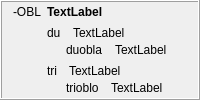
            <widget class="QFrame" name="frame_30">
             <property name="frameShape">
              <enum>QFrame::Box</enum>
             </property>
             <property name="frameShadow">
              <enum>QFrame::Raised</enum>
             </property>
             <layout class="QHBoxLayout" name="horizontalLayout_52">
              <property name="topMargin">
               <number>3</number>
              </property>
              <property name="bottomMargin">
               <number>3</number>
              </property>
              <item>
               <widget class="QLabel" name="label_305">
                <property name="sizePolicy">
                 <sizepolicy hsizetype="Maximum" vsizetype="Preferred">
                  <horstretch>0</horstretch>
                  <verstretch>0</verstretch>
                 </sizepolicy>
                </property>
                <property name="text">
                 <string>-OBL</string>
                </property>
                <property name="alignment">
                 <set>Qt::AlignHCenter|Qt::AlignTop</set>
                </property>
                <property name="tipo" stdset="0">
                 <string>afikso</string>
                </property>
               </widget>
              </item>
              <item>
               <layout class="QVBoxLayout" name="verticalLayout_388">
                <item>
                 <widget class="QLabel" name="Lec09_Label696">
                  <property name="sizePolicy">
                   <sizepolicy hsizetype="Preferred" vsizetype="Maximum">
                    <horstretch>0</horstretch>
                    <verstretch>0</verstretch>
                   </sizepolicy>
                  </property>
                  <property name="styleSheet">
                   <string notr="true">font-weight: bold;</string>
                  </property>
                  <property name="text">
                   <string>TextLabel</string>
                  </property>
                  <property name="wordWrap">
                   <bool>true</bool>
                  </property>
                 </widget>
                </item>
                <item>
                 <layout class="QVBoxLayout" name="verticalLayout_14">
                  <item>
                   <layout class="QVBoxLayout" name="verticalLayout_389">
                    <property name="spacing">
                     <number>3</number>
                    </property>
                    <item>
                     <layout class="QHBoxLayout" name="horizontalLayout_628">
                      <property name="spacing">
                       <number>12</number>
                      </property>
                      <item>
                       <widget class="neklakebla_nova" name="Lec09_Button659">
                        <property name="text">
                         <string>du</string>
                        </property>
                        <property name="wordWrap">
                         <bool>true</bool>
                        </property>
                       </widget>
                      </item>
                      <item>
                       <widget class="QLabel" name="Lec09_Label697">
                        <property name="sizePolicy">
                         <sizepolicy hsizetype="Expanding" vsizetype="Preferred">
                          <horstretch>0</horstretch>
                          <verstretch>0</verstretch>
                         </sizepolicy>
                        </property>
                        <property name="text">
                         <string>TextLabel</string>
                        </property>
                        <property name="wordWrap">
                         <bool>true</bool>
                        </property>
                       </widget>
                      </item>
                     </layout>
                    </item>
                    <item>
                     <layout class="QHBoxLayout" name="horizontalLayout_629">
                      <property name="spacing">
                       <number>12</number>
                      </property>
                      <item>
                       <widget class="label_sago_reversa" name="label_399">
                        <property name="sizePolicy">
                         <sizepolicy hsizetype="Maximum" vsizetype="Preferred">
                          <horstretch>0</horstretch>
                          <verstretch>0</verstretch>
                         </sizepolicy>
                        </property>
                        <property name="text">
                         <string/>
                        </property>
                        <property name="pixmap">
                         <pixmap resource="ikonoj.qrc">:/ikonoj/sago_revena.png</pixmap>
                        </property>
                       </widget>
                      </item>
                      <item>
                       <widget class="neklakebla_nova" name="Lec09_Button660">
                        <property name="text">
                         <string>duobla</string>
                        </property>
                        <property name="wordWrap">
                         <bool>true</bool>
                        </property>
                       </widget>
                      </item>
                      <item>
                       <widget class="QLabel" name="Lec09_Label698">
                        <property name="sizePolicy">
                         <sizepolicy hsizetype="Expanding" vsizetype="Preferred">
                          <horstretch>0</horstretch>
                          <verstretch>0</verstretch>
                         </sizepolicy>
                        </property>
                        <property name="text">
                         <string>TextLabel</string>
                        </property>
                        <property name="wordWrap">
                         <bool>true</bool>
                        </property>
                       </widget>
                      </item>
                     </layout>
                    </item>
                   </layout>
                  </item>
                  <item>
                   <layout class="QVBoxLayout" name="verticalLayout_390">
                    <property name="spacing">
                     <number>3</number>
                    </property>
                    <item>
                     <layout class="QHBoxLayout" name="horizontalLayout_630">
                      <property name="spacing">
                       <number>12</number>
                      </property>
                      <item>
                       <widget class="neklakebla_nova" name="Lec09_Button59">
                        <property name="text">
                         <string>tri</string>
                        </property>
                        <property name="wordWrap">
                         <bool>true</bool>
                        </property>
                       </widget>
                      </item>
                      <item>
                       <widget class="QLabel" name="Lec09_Label60">
                        <property name="sizePolicy">
                         <sizepolicy hsizetype="Expanding" vsizetype="Preferred">
                          <horstretch>0</horstretch>
                          <verstretch>0</verstretch>
                         </sizepolicy>
                        </property>
                        <property name="text">
                         <string>TextLabel</string>
                        </property>
                        <property name="wordWrap">
                         <bool>true</bool>
                        </property>
                       </widget>
                      </item>
                     </layout>
                    </item>
                    <item>
                     <layout class="QHBoxLayout" name="horizontalLayout_631">
                      <property name="spacing">
                       <number>12</number>
                      </property>
                      <item>
                       <widget class="label_sago_reversa" name="label_400">
                        <property name="sizePolicy">
                         <sizepolicy hsizetype="Maximum" vsizetype="Preferred">
                          <horstretch>0</horstretch>
                          <verstretch>0</verstretch>
                         </sizepolicy>
                        </property>
                        <property name="text">
                         <string/>
                        </property>
                        <property name="pixmap">
                         <pixmap resource="ikonoj.qrc">:/ikonoj/sago_revena.png</pixmap>
                        </property>
                       </widget>
                      </item>
                      <item>
                       <widget class="neklakebla_nova" name="Lec09_Button60">
                        <property name="text">
                         <string>trioblo</string>
                        </property>
                        <property name="wordWrap">
                         <bool>true</bool>
                        </property>
                       </widget>
                      </item>
                      <item>
                       <widget class="QLabel" name="Lec09_Label61">
                        <property name="sizePolicy">
                         <sizepolicy hsizetype="Expanding" vsizetype="Preferred">
                          <horstretch>0</horstretch>
                          <verstretch>0</verstretch>
                         </sizepolicy>
                        </property>
                        <property name="text">
                         <string>TextLabel</string>
                        </property>
                        <property name="wordWrap">
                         <bool>true</bool>
                        </property>
                       </widget>
                      </item>
                     </layout>
                    </item>
                   </layout>
                  </item>
                 </layout>
                </item>
               </layout>
              </item>
             </layout>
            </widget>
